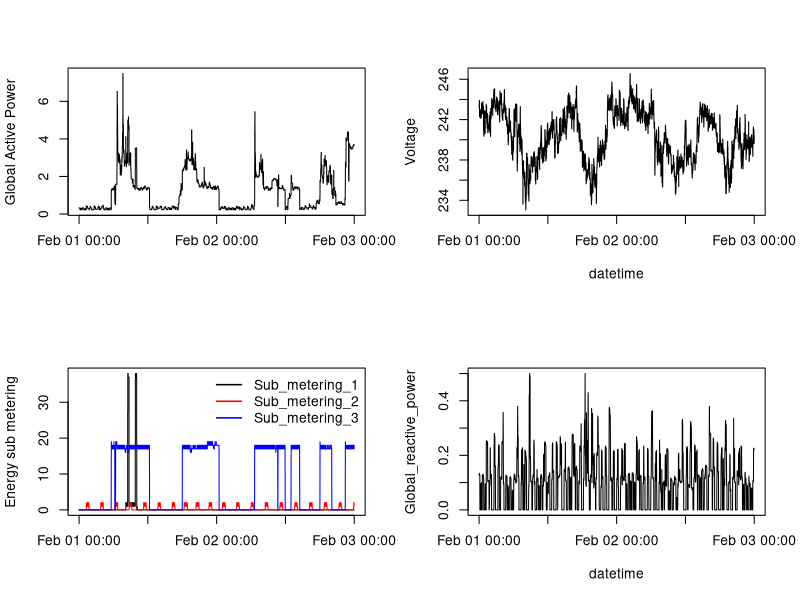

Generate this figure with R:
EPC <- read.table('household_power_consumption_2007_FEB_01_02.txt'
                  ,header = TRUE
                  ,sep = ';'
                  ,na.strings = '?'
                  ,stringsAsFactors = FALSE)

EPC$Time <- as.POSIXlt(paste(EPC$Date,EPC$Time),format = "%d/%m/%Y %H:%M:%S")
EPC$Date <- as.Date(EPC$Date, format = "%d/%m/%Y")

png(filename = "Plot4.png")
par(mfrow = c(2,2))

with(EPC, {
  plot(Time, Global_active_power
       ,type = 's'
       ,xlab = ""
       ,ylab = "Global Active Power")
  
  plot(Time, Voltage
       ,type = 's'
       ,xlab = "datetime"
       ,ylab = "Voltage")
  
  plot(Time, Sub_metering_1
       ,type = 's'
       ,xlab = ""
       ,ylab = "Energy sub metering")
  lines(Time, Sub_metering_2, col = 'red'  )
  lines(Time, Sub_metering_3, col = 'blue' )
  legend("topright"
         ,legend = c("Sub_metering_1", "Sub_metering_2", "Sub_metering_3")
         ,col = c('black','red','blue')
         ,lty = 1
         ,lwd = 1.5
         ,bty = 'n')
  
  plot(Time, Global_reactive_power
       ,type = 'l'
       ,xlab = "datetime")
})

dev.off()